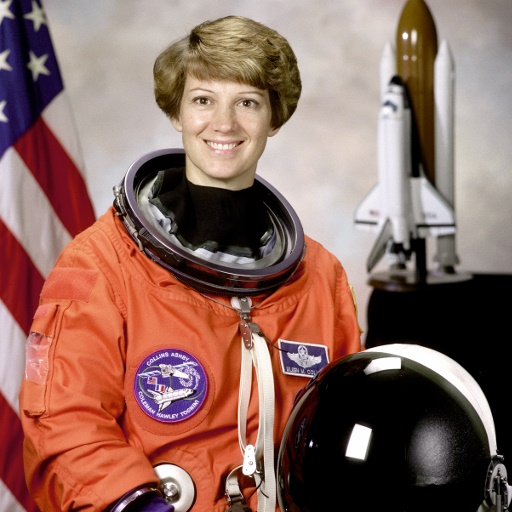
#> input picture 5th_year/Computer_Vision/lab7/image.jpg, 512 x 512 px
$ python translation.py
#> lines starting #> are read from the running program, lines starting #| are printed output that depends on the picture
import cv2
import numpy as np

img = cv2.imread("image.jpg")
#> img is the input picture: shape (512, 512, 3); mean B, G, R 96.5, 105.8, 141.6
r, c = img.shape[:2]
#> r = 512; c = 512
M = np.float32([[1, 0, 100], [0, 1, 100]])
new_img = cv2.warpAffine(img, M, (c, r))
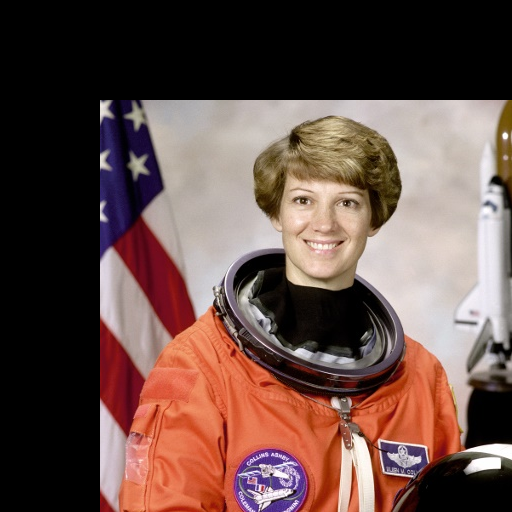
#> new_img: shape (512, 512, 3); mean B, G, R 70.9, 77.2, 102.3
cv2.imshow("translation", new_img)
cv2.waitKey(0)
cv2.destroyAllWindows()

$ run again, with 5th_year/Computer_Vision/lab7/template.png saved as 5th_year/Computer_Vision/lab7/image.jpg
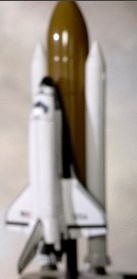
#> input picture 5th_year/Computer_Vision/lab7/template.png, 137 x 279 px
#> img is the input picture: shape (279, 137, 3); mean B, G, R 147.7, 155, 163.7
#> `new_img = cv2.warpAffine(img, M, (c, r))`:
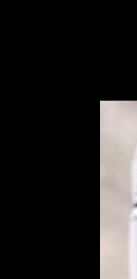
#> new_img: shape (279, 137, 3); mean B, G, R 33.9, 34.7, 36.4
